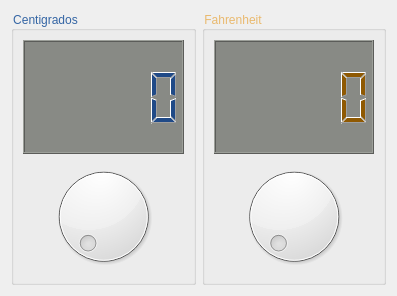
<?xml version="1.0" encoding="UTF-8"?>
<ui version="4.0">
 <class>Conversor</class>
 <widget class="QDialog" name="Conversor">
  <property name="geometry">
   <rect>
    <x>0</x>
    <y>0</y>
    <width>397</width>
    <height>296</height>
   </rect>
  </property>
  <property name="windowTitle">
   <string>Conversor</string>
  </property>
  <layout class="QHBoxLayout" name="horizontalLayout">
   <item>
    <widget class="QGroupBox" name="groupBox">
     <property name="styleSheet">
      <string notr="true">color: rgb(52, 101, 164);</string>
     </property>
     <property name="title">
      <string>Centigrados</string>
     </property>
     <layout class="QVBoxLayout" name="verticalLayout">
      <item>
       <widget class="QLCDNumber" name="lcdNumber">
        <property name="styleSheet">
         <string notr="true">background-color: rgb(136, 138, 133);
color: rgb(32, 74, 135);</string>
        </property>
       </widget>
      </item>
      <item>
       <widget class="QDial" name="dial"/>
      </item>
     </layout>
    </widget>
   </item>
   <item>
    <widget class="QGroupBox" name="groupBox_2">
     <property name="styleSheet">
      <string notr="true">color: rgb(233, 185, 110);</string>
     </property>
     <property name="title">
      <string>Fahrenheit</string>
     </property>
     <layout class="QVBoxLayout" name="verticalLayout_2">
      <item>
       <widget class="QLCDNumber" name="lcdNumber_2">
        <property name="styleSheet">
         <string notr="true">background-color: rgb(136, 138, 133);
color: rgb(143, 89, 2);</string>
        </property>
       </widget>
      </item>
      <item>
       <widget class="QDial" name="dial_2"/>
      </item>
     </layout>
    </widget>
   </item>
  </layout>
 </widget>
 <resources/>
 <connections/>
</ui>
